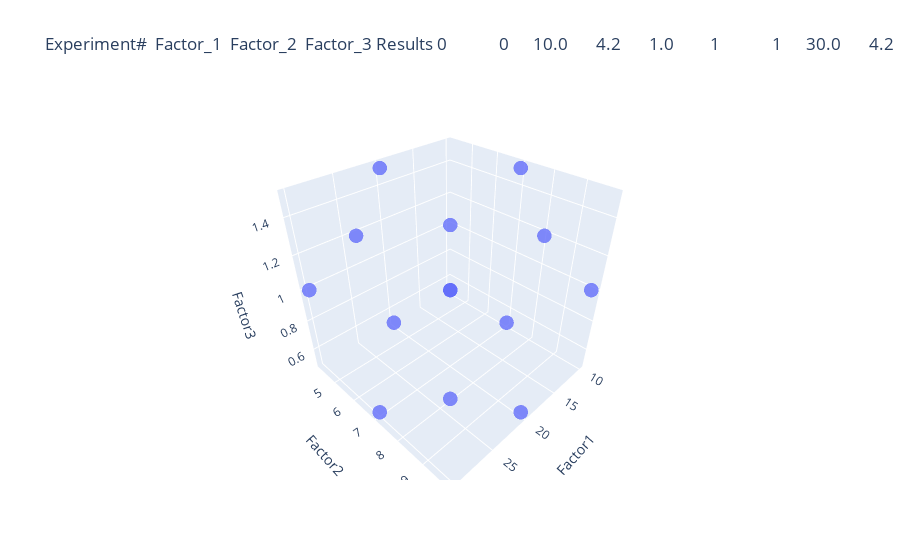

Notebook source saved alongside this figure:
### Code cell
# Create a 3D scatter plot
fig = go.Figure(data=[go.Scatter3d(
    x=exp_table["Factor_1"], y=exp_table["Factor_2"], z=exp_table["Factor_3"], mode='markers',
    marker=dict(size=5, opacity=0.8,),
    text=[f'Factor1: {x}, Factor2: {y}, Factor3: {z}' for x, y, z in zip(exp_table["Factor_1"], exp_table["Factor_2"], exp_table["Factor_3"])]
)])

# Update layout
fig.update_layout(
    title=f"{exp_table} Design Points",
    scene = dict(
        xaxis_title='Factor1',
        yaxis_title='Factor2',
        zaxis_title='Factor3')
)

fig.show()

### Figure 1 — Plotly figure (JSON) as saved in the notebook; plotly's stock layout.template omitted (floating-point values rounded to 4 significant figures)
{"data": [{"marker": {"opacity": 0.8, "size": 5}, "mode": "markers", "type": "scatter3d", "x": [10, 30, 10, 30, 10, 30, 10, 30, 20, 20, 20, 20, 20, 20, 20], "y": [4.2, 4.2, 9.8, 9.8, 7, 7, 7, 7, 4.2, 9.8, 4.2, 9.8, 7, 7, 7], "z": [1, 1, 1, 1, 0.5, 0.5, 1.5, 1.5, 0.5, 0.5, 1.5, 1.5, 1, 1, 1]}], "layout": {"scene": {"xaxis": {"title": {"text": "Factor1"}}, "yaxis": {"title": {"text": "Factor2"}}, "zaxis": {"title": {"text": "Factor3"}}}, "title": {"text": "    Experiment#  Factor_1  Factor_2  Factor_3 Results\n0             0      10.0       4.2       1.0        \n1             1      30.0       4.2       1.0        \n2             2      10.0       9.8       1.0        \n3             3      30.0       9.8       1.0        \n4             4      10.0       7.0       0.5        \n5             5      30.0       7.0       0.5        \n6             6      10.0       7.0       1.5        \n7             7      30.0       7.0       1.5        \n8             8      20.0       4.2       0.5        \n9             9      20.0       9.8       0.5        \n10           10      20.0       4.2       1.5        \n11           11      20.0       9.8       1.5        \n12           12      20.0       7.0       1.0        \n13           13      20.0       7.0       1.0        \n14           14      20.0       7.0       1.0         Design Points"}}}
